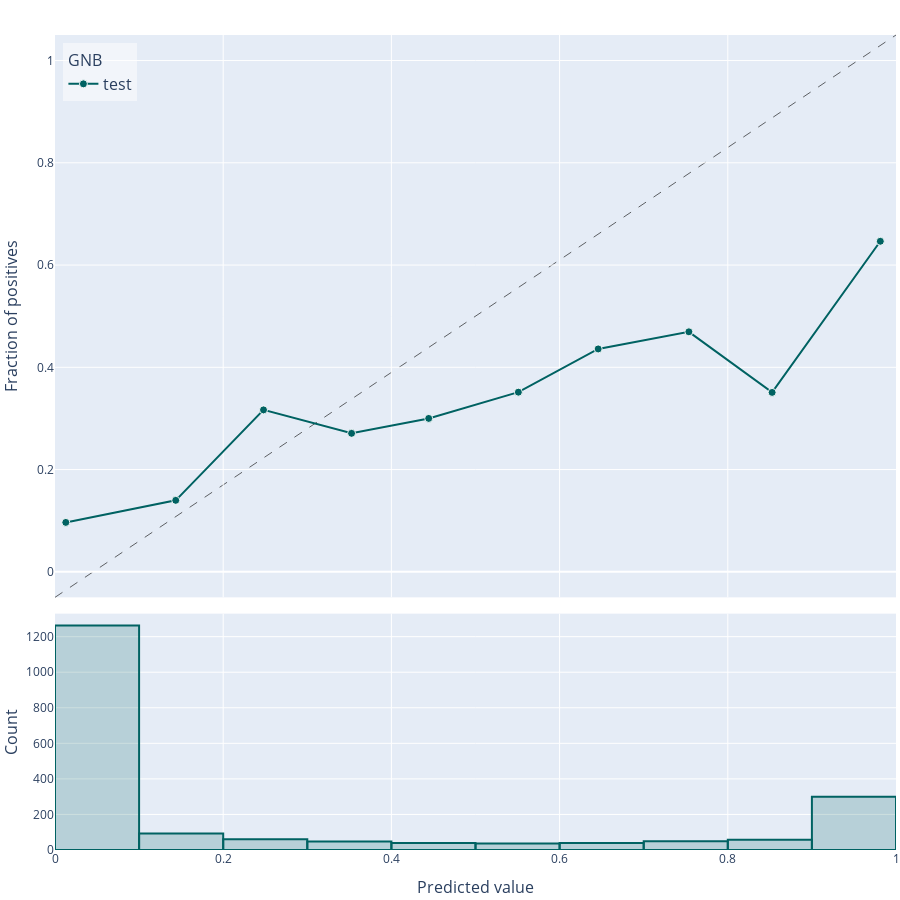

This figure's notebook cell:
### Markdown cell above
## Analyze the results

### Code cell
# Check the model's calibration
atom.plot_calibration()

### Figure 1 — Plotly figure (JSON) as saved in the notebook; plotly's stock layout.template omitted (floating-point values rounded to 4 significant figures; data arrays with more than 128 entries replaced by an {"elided": "..."} marker saying what was removed)
{"data": [{"hovertemplate": "(%{x}, %{y})<extra>GNB - test</extra>", "legendgroup": "GNB", "legendgrouptitle": {"font": {"size": 16}, "text": "GNB"}, "line": {"color": "rgb(0, 98, 98)", "width": 2}, "marker": {"color": "rgb(0, 98, 98)", "line": {"color": "rgba(255, 255, 255, 0.9)", "width": 1}, "size": 8, "symbol": "circle"}, "mode": "lines+markers", "name": "test", "showlegend": true, "type": "scatter", "x": [0.01285, 0.1436, 0.248, 0.3527, 0.4444, 0.551, 0.6459, 0.7537, 0.8527, 0.9814], "xaxis": "x2", "y": [0.0966, 0.1398, 0.3167, 0.2708, 0.3, 0.3514, 0.4359, 0.4694, 0.3509, 0.6465], "yaxis": "y"}, {"legendgroup": "GNB", "marker": {"color": "rgba(0, 98, 98, 0.2)", "line": {"color": "rgb(0, 98, 98)", "width": 2}}, "name": "GNB", "showlegend": false, "type": "histogram", "x": {"elided": "2000 float values"}, "xaxis": "x2", "xbins": {"end": 1, "size": 0.1, "start": 0}, "yaxis": "y2"}], "layout": {"barmode": "overlay", "font": {"size": 12}, "height": 900, "hoverlabel": {"font": {"size": 16}}, "legend": {"bgcolor": "rgba(255, 255, 255, 0.5)", "font": {"size": 16}, "groupclick": "togglegroup", "traceorder": "grouped", "x": 0.01, "xanchor": "left", "y": 0.99, "yanchor": "top"}, "margin": {"b": 50, "l": 50, "pad": 0, "r": 0, "t": 35}, "shapes": [{"layer": "below", "line": {"color": "black", "dash": "dash", "width": 1}, "opacity": 0.6, "type": "line", "x0": 0, "x1": 1, "xref": "x2 domain", "y0": 0, "y1": 1, "yref": "y domain"}], "showlegend": true, "title": {"font": {"size": 24}, "pad": {"b": 15, "t": 15}, "x": 0.5, "xanchor": "center", "xref": "paper", "y": 1, "yanchor": "top"}, "width": 900, "xaxis": {"anchor": "y", "automargin": true, "domain": [0, 1], "title": {"font": {"size": 16}}}, "xaxis2": {"anchor": "y2", "automargin": true, "domain": [0, 1], "range": [0, 1], "showgrid": true, "title": {"font": {"size": 16}, "text": "Predicted value"}, "type": "linear"}, "yaxis": {"anchor": "x2", "automargin": true, "domain": [0.31, 1], "range": [-0.05, 1.05], "title": {"font": {"size": 16}, "text": "Fraction of positives"}, "type": "linear"}, "yaxis2": {"anchor": "x2", "automargin": true, "autorange": true, "domain": [0, 0.29], "range": [0, 1329.0], "title": {"font": {"size": 16}, "text": "Count"}}}}
